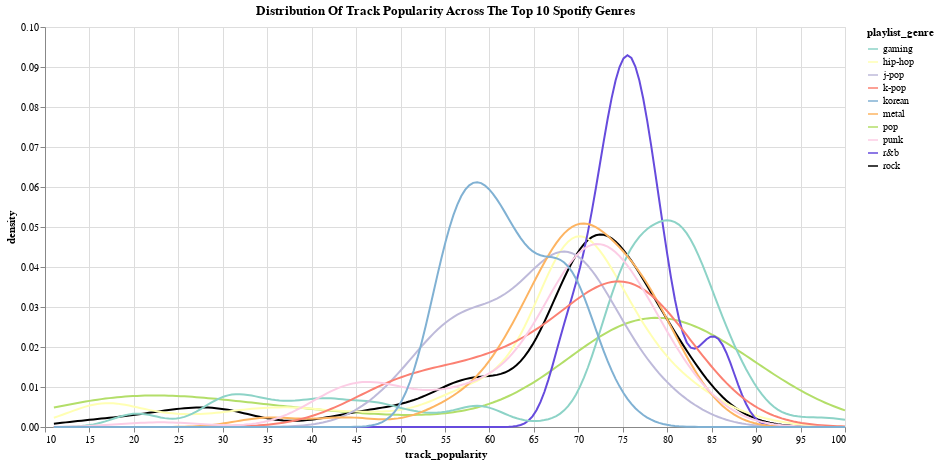

The cell this chart's notebook holds for it:
### Code cell
import altair as alt
top10_genres = (
    combined_df.groupby("playlist_genre")["track_popularity"]
        .mean()
        .sort_values(ascending=False)
        .head(10)
)
genres_df = combined_df[combined_df["playlist_genre"].isin(top10_genres.index)]
genres_df = genres_df[["playlist_genre", "track_popularity"]]

legend_color = [
    "#8dd3c7", "#ffffb3", "#bebada", "#fb8072", "#80b1d3",
    "#fdb462", "#b3de69", "#fccde5", "#664bdd", "black"
]

selection = alt.selection_point(fields=["playlist_genre"])
slider = alt.binding_range(min=0, max=100, step=5, name="Max Popularity: ")
var = alt.param(value=100, bind=slider)

chart = (
    alt.Chart(genres_df)
    .transform_filter(
        alt.datum.track_popularity <= var
    )
    .transform_density(
        "track_popularity",
        as_=["track_popularity", "density"],
        groupby=["playlist_genre"]
    )
    .mark_line()
    .encode(
        x="track_popularity:Q",
        y="density:Q",
        color=alt.condition(
            selection,
            alt.Color("playlist_genre:N", scale=alt.Scale(range=legend_color)),
            alt.value("lightgray")
        )
    )
    .add_params(selection, var)
    .properties(
        width=800,
        height=400,
        title="Distribution Of Track Popularity Across The Top 10 Spotify Genres"
    )
)

chart

### Figure 1 — Vega-Lite specification as saved in the notebook (floating-point values rounded to 4 significant figures; data arrays with more than 128 entries replaced by an {"elided": "..."} marker saying what was removed)
{"config": {"view": {"continuousWidth": 300, "continuousHeight": 300}}, "data": {"name": "data-3ecf84385e78cb616d6a7a4a4a49c2b5"}, "mark": {"type": "line"}, "encoding": {"color": {"condition": {"param": "param_1", "field": "playlist_genre", "scale": {"range": ["#8dd3c7", "#ffffb3", "#bebada", "#fb8072", "#80b1d3", "#fdb462", "#b3de69", "#fccde5", "#664bdd", "black"]}, "type": "nominal"}, "value": "lightgray"}, "x": {"field": "track_popularity", "type": "quantitative"}, "y": {"field": "density", "type": "quantitative"}}, "height": 400, "params": [{"name": "param_1", "select": {"type": "point", "fields": ["playlist_genre"]}}, {"name": "param_2", "bind": {"input": "range", "max": 100, "min": 0, "name": "Max Popularity: ", "step": 5}, "value": 100}], "title": "Distribution Of Track Popularity Across The Top 10 Spotify Genres", "transform": [{"filter": "(datum.track_popularity <= param_2)"}, {"density": "track_popularity", "groupby": ["playlist_genre"], "as": ["track_popularity", "density"]}], "width": 800, "$schema": "https://vega.github.io/schema/vega-lite/v5.20.1.json", "datasets": {"data-3ecf84385e78cb616d6a7a4a4a49c2b5": {"elided": "1635 records"}}}
